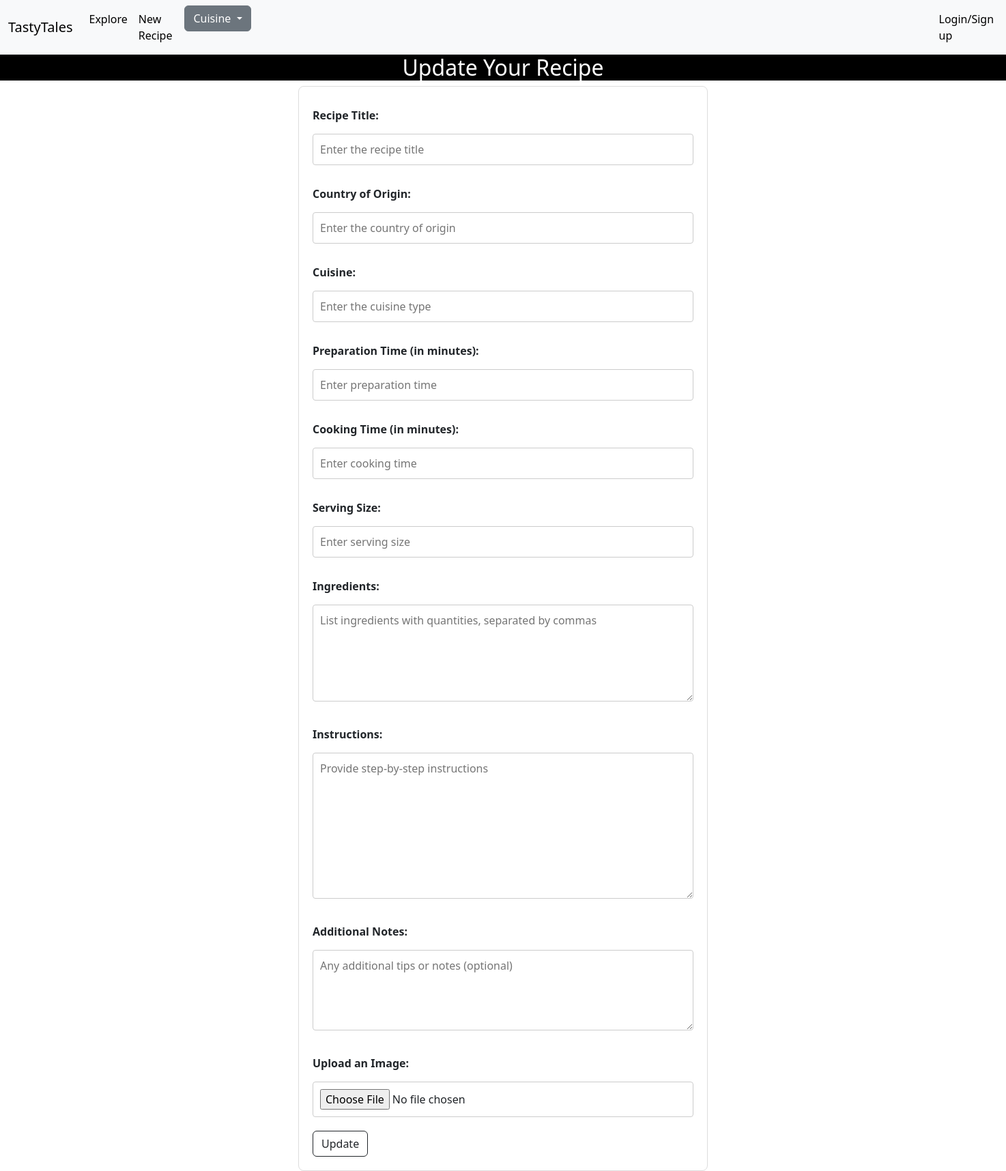
Before: /update/10 with the older database file.
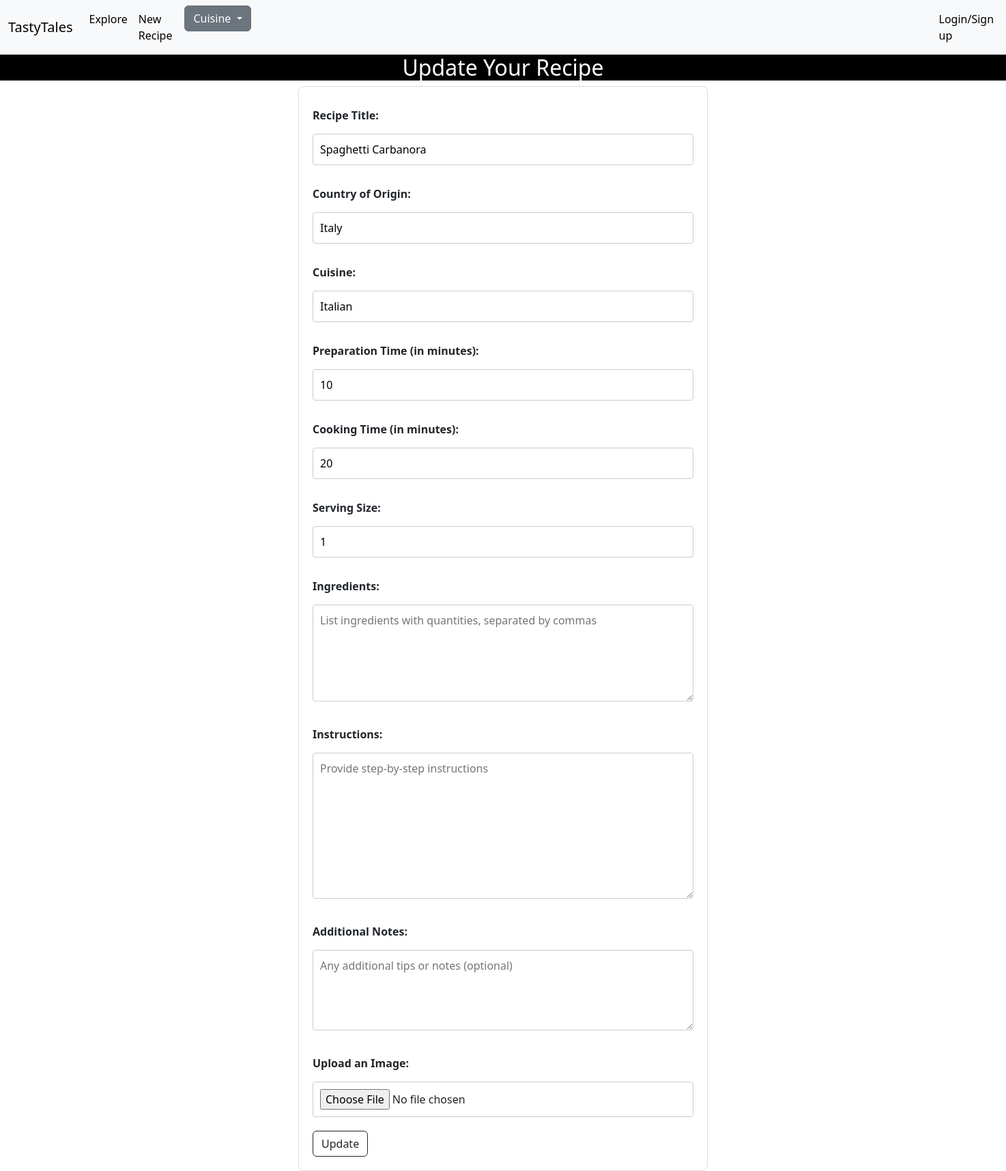
After: the same page with the newer database file.
### app.py (models this page shows, shortened)
class Recipe(db.Model):
    sno=db.Column(db.Integer, primary_key=True)
    title=db.Column(db.String(100), nullable=False)
    country=db.Column(db.String(100), nullable=False)
    cuisine=db.Column(db.String(100), nullable=False)
    prep_time=db.Column(db.Integer, nullable=False)
    cook_time=db.Column(db.Integer, nullable=False)
    serving=db.Column(db.Integer, nullable=False)
    ingredients=db.Column(db.String(1000), nullable=False)
    instructions=db.Column(db.String(1000), nullable=False)
    notes=db.Column(db.String(500), nullable=True)
    image=db.Column(db.LargeBinary, nullable=True)

### app.py (the view, shortened to what this page needs)
@app.route('/update/<int:sno>', methods=['GET','POST'])
def update(sno):
    recipe = Recipe.query.filter_by(sno=sno).first()
    return render_template('update.html', recipe=recipe)

### templates/update.html (shortened to what this page needs)
{% extends 'base.html' %}
    {% block content %}
</head>
<body>
<h2 style="text-align: center; color: #ffffff; background-color: black;">Update Your Recipe</h2>
<form action="/update/{{recipe.sno}}" method="POST" enctype="multipart/form-data" style=" background-color: #ffffff; max-width: 600px; margin: 0 auto; padding: 20px; border: 1px solid #ddd; border-radius: 8px;">
    <label for="title" style="display: block; margin-bottom: 10px; font-weight: bold;">Recipe Title:</label>
    <input type="text" id="title" name="title" placeholder="Enter the recipe title" required
           style="width: 100%; padding: 10px; margin-bottom: 20px; border: 1px solid #ccc; border-radius: 4px;" value="{{recipe.title}}">
    <label for="country" style="display: block; margin-bottom: 10px; font-weight: bold;">Country of Origin:</label>
    <input type="text" id="country" name="country" placeholder="Enter the country of origin" required
           style="width: 100%; padding: 10px; margin-bottom: 20px; border: 1px solid #ccc; border-radius: 4px;" value="{{recipe.country}}">
    <label for="cuisine" style="display: block; margin-bottom: 10px; font-weight: bold;">Cuisine:</label>
    <input type="text" id="cuisine" name="cuisine" placeholder="Enter the cuisine type" required
           style="width: 100%; padding: 10px; margin-bottom: 20px; border: 1px solid #ccc; border-radius: 4px;" value="{{recipe.cuisine}}">
    <label for="prep_time" style="display: block; margin-bottom: 10px; font-weight: bold;">Preparation Time (in minutes):</label>
    <input type="number" id="prep_time" name="prep_time" min="1" placeholder="Enter preparation time" required
           style="width: 100%; padding: 10px; margin-bottom: 20px; border: 1px solid #ccc; border-radius: 4px;" value="{{recipe.prep_time}}">
    <label for="cook_time" style="display: block; margin-bottom: 10px; font-weight: bold;">Cooking Time (in minutes):</label>
    <input type="number" id="cook_time" name="cook_time" min="1" placeholder="Enter cooking time" required
           style="width: 100%; padding: 10px; margin-bottom: 20px; border: 1px solid #ccc; border-radius: 4px;" value="{{recipe.cook_time}}">
    <label for="serving_size" style="display: block; margin-bottom: 10px; font-weight: bold;">Serving Size:</label>
    <input type="number" id="serving_size" name="serving_size" min="1" placeholder="Enter serving size" required
           style="width: 100%; padding: 10px; margin-bottom: 20px; border: 1px solid #ccc; border-radius: 4px;" value="{{recipe.serving}}">
    <label for="ingredients" style="display: block; margin-bottom: 10px; font-weight: bold;">Ingredients:</label>
    <textarea id="ingredients" name="ingredients" rows="5" placeholder="List ingredients with quantities, separated by commas" required
              style="width: 100%; padding: 10px; margin-bottom: 20px; border: 1px solid #ccc; border-radius: 4px;" value="{{recipe.ingredients}}"></textarea>
    <label for="instructions" style="display: block; margin-bottom: 10px; font-weight: bold;">Instructions:</label>
    <textarea id="instructions" name="instructions" rows="8" placeholder="Provide step-by-step instructions" required
              style="width: 100%; padding: 10px; margin-bottom: 20px; border: 1px solid #ccc; border-radius: 4px;" value="{{recipe.instructions}}"></textarea>
    <label for="notes" style="display: block; margin-bottom: 10px; font-weight: bold;">Additional Notes:</label>
    <textarea id="notes" name="notes" rows="4" placeholder="Any additional tips or notes (optional)"
              style="width: 100%; padding: 10px; margin-bottom: 20px; border: 1px solid #ccc; border-radius: 4px;" value="{{recipe.notes}}"></textarea>
    <label for="image" style="display: block; margin-bottom: 10px; font-weight: bold;">Upload an Image:</label>
    <input type="file" id="image" name="image" accept="image/*"
                style="width: 100%; padding: 10px; margin-bottom: 20px; border: 1px solid #ccc; border-radius: 4px;">
    <button type="submit" class="btn btn-outline-dark">
        Update
    </button>
</form>
{% endblock %}

### templates/base.html (shortened to what this page needs)
<!doctype html>
<html lang="en">
  <head>
    <link href="https://cdn.jsdelivr.net/npm/bootstrap@5.3.3/dist/css/bootstrap.min.css" rel="stylesheet">
  </head>
  <body>
    <nav class="navbar navbar-expand-lg bg-body-tertiary">
        <div class="container-fluid">
          <a class="navbar-brand" href="/">TastyTales</a>
          <div class="collapse navbar-collapse" id="navbarSupportedContent">
            <ul class="navbar-nav me-auto mb-2 mb-lg-0">
              <li class="nav-item">
                <a class="nav-link active" aria-current="page" href="{{url_for ('all_recipe')}}">Explore</a>
              </li>
              <li class="nav-item">
                <a class="nav-link active" aria-current="page" href="{{url_for ('new_recipe')}}">New Recipe</a>
              </li>
              <li class="nav-item" style="margin-left: 10px;">
                <div class="dropdown">
                  <button class="btn btn-secondary dropdown-toggle" type="button" data-bs-toggle="dropdown" aria-expanded="false">
                    Cuisine
                  </button>
                </div>
              </li>
              <li class="nav-item" style="margin-left: 1000px;">
                <a class="nav-link active" aria-current="page" href="{{url_for ('login')}}">Login/Sign up</a>
              </li>
          </div>
        </div>
      </nav>
      <main>
      {% block content %}
      {% endblock %}
    </main>
  </body>
</html>

### templates/update.html (style rules this page uses)
label { margin-top: 10px; font-weight: bold; }
input, textarea, select { padding: 10px; margin-top: 5px; border-radius: 5px; border: 1px solid #ccc; font-size: 16px; }

Changed rows visible on the page:
added Recipe: title "Spaghetti Carbanora", country "Italy", cuisine "Italian", prep_time "10", cook_time "20", serving_size "1", ingredients "List ingredients with quantities, separated by commas", notes "Any additional tips or notes (optional)"
Other visible differences:
form field ingredients: "List ingredients with quantities, separated by commas" → (not shown)
form field instructions: "Provide step-by-step instructions" → (not shown)
form field notes: "Any additional tips or notes (optional)" → (not shown)
